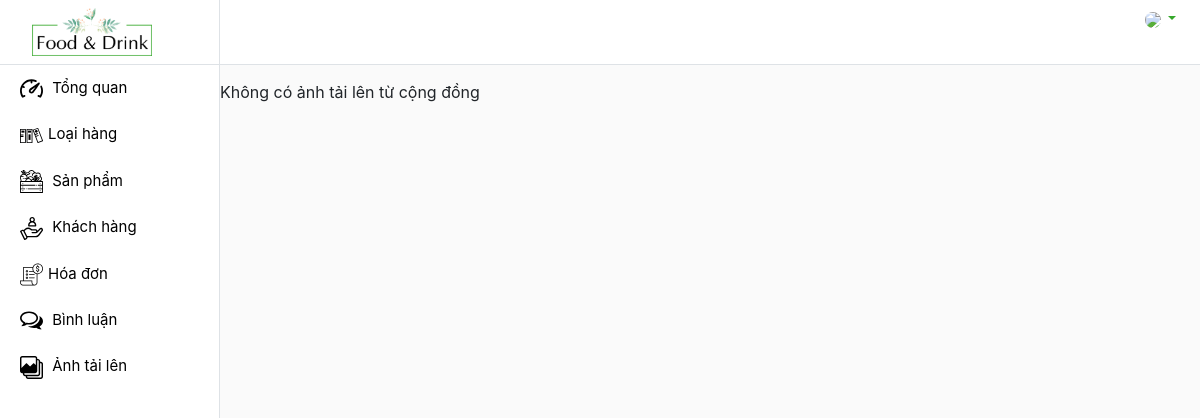
Before: /admin/imgUpload/index.php with the older database file.
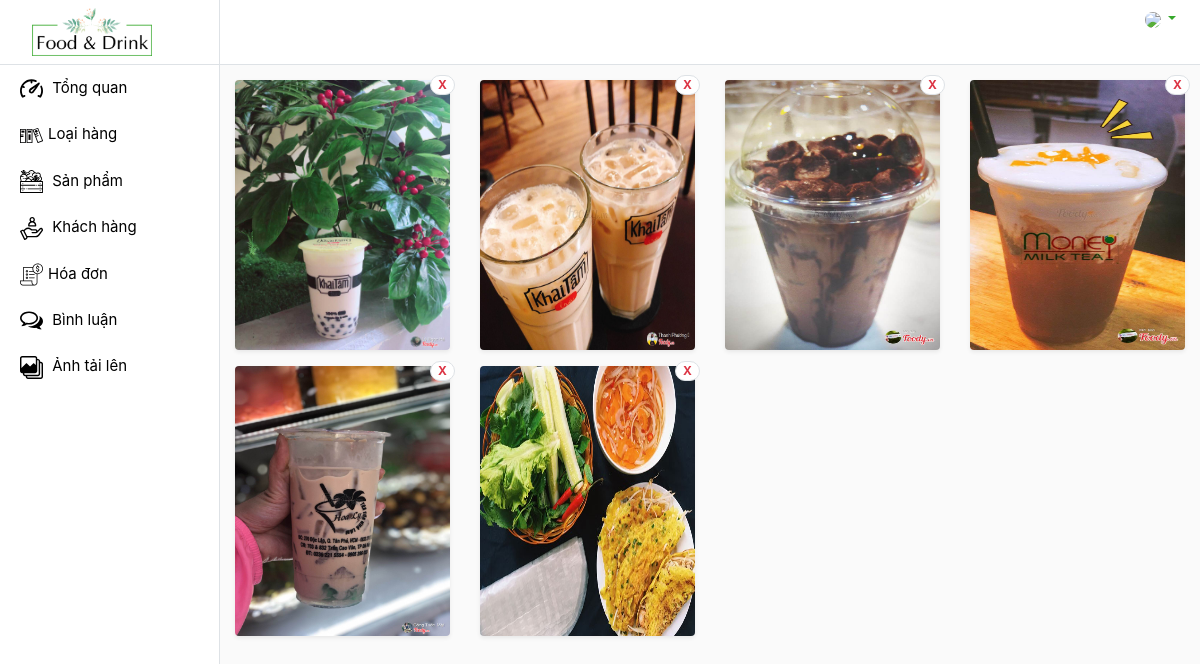
After: the same page with the newer database file.
### tables this page shows
CREATE TABLE `upload_img` (
  `id_img` int(11) NOT NULL,
  `img_upload` text NOT NULL,
  `id_product` int(12) NOT NULL,
  `id_customer` varchar(100) NOT NULL
);

### admin/imgUpload/index.php (called while the page is built, shortened)
<?php
    require '../../global.php';
    require '../../DAO/functionUploadImg.php';
    $imgs = selectImgsUpload();
    require '../layout.php';
?>

### DAO/functionUploadImg.php (called while the page is built, shortened)
<?php
    require 'database.php';
    extract($_REQUEST);
    function selectImgsUpload() {
        global $db;
        $select = "SELECT * FROM upload_img";
        return $db->query($select);
    }
?>

### global.php (called while the page is built, shortened)
<?php
    $URL = "/du-an-1";
    $URL_IMG = $URL . '/images';
?>

### admin/imgUpload/viewImg.php (the view)
<div class="row" style="min-height: 400px">
    <?php $count = 0; ?>
    <?php foreach ($imgs as $img) : $count++; ?>
        <div class="col-6 col-md-3 mb-3 images-img">
            <div class="img img-bot">
                <a href="<?= $URL_IMG ?>/imgUpload/<?= $img['img_upload'] ?>"><img src="<?= $URL_IMG ?>/imgUpload/<?= $img['img_upload'] ?>" class="rounded shadow-sm" height="270px" width="100%"></a>
            </div>
            <span class="badge badge-primary badge-pill bg-white text-dark border position-absolute" style="top:-5px; right: 10px;"><a href="index.php?deleteImgUpload&id_img=<?= $img['id_img'] ?>" class="text-danger text-decoration-none">X</a></span>
        </div>
    <?php endforeach ?>
    <?php if ($count == 0) : ?>
        <p>Không có ảnh tải lên từ cộng đồng</p>
    <?php endif ?>
</div>

Changed rows visible on the page:
added upload_img: img_upload (picture)
added upload_img: img_upload (picture)
added upload_img: img_upload (picture)
added upload_img: img_upload (picture)
added upload_img: img_upload (picture)
added upload_img: img_upload (picture)
Other visible differences:
text no longer shown: "Không có ảnh tải lên từ cộng đồng"
